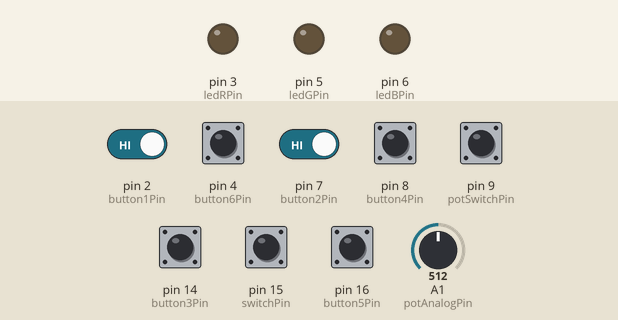
Bench run of a sketch on a simulated Arduino Leonardo, built with avr-gcc and run on an emulated ATmega32U4. Parts: output pins drawn as LEDs (lit = HIGH). Dashed ring = blinking. Inputs (shaded band) come from the test bench; at power-on: pin 2 (button1Pin), pin 4 (button6Pin), pin 7 (button2Pin), pin 8 (button4Pin), pin 9 (potSwitchPin), pin 14 (button3Pin), pin 15 (switchPin), pin 16 (button5Pin) HIGH, A1 (potAnalogPin) = 512. USB keyboard and mouse output is not drawn.

Above: at 1.2 s.
1.3 s: pin 2 (button1Pin) driven LOW and pin 7 (button2Pin) driven LOW
At 1.67 s:
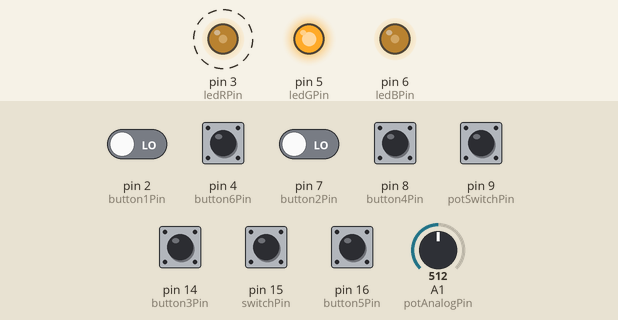
4.3 s: pin 2 (button1Pin) driven HIGH
At 4.9 s:
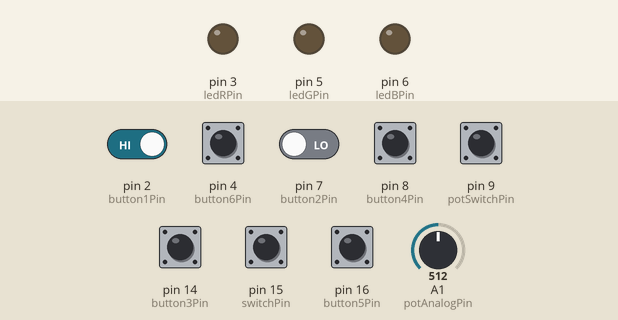
5.8 s: pin 2 (button1Pin) driven LOW
At 8.57 s:
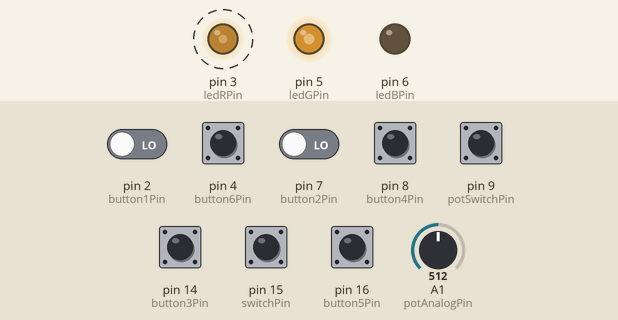
8.8 s: pin 7 (button2Pin) driven HIGH
At 9.8 s:
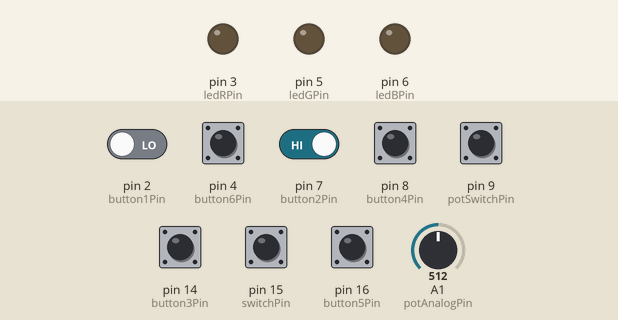
10.3 s: pin 7 (button2Pin) driven LOW
At 10.94 s:
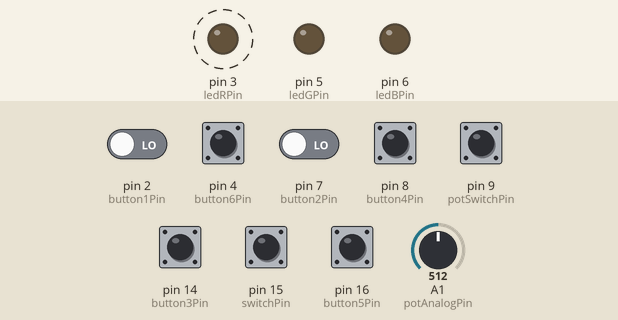
Timing chart, 0 to 14.3 s (numbered marks = the images above; inputs shaded):
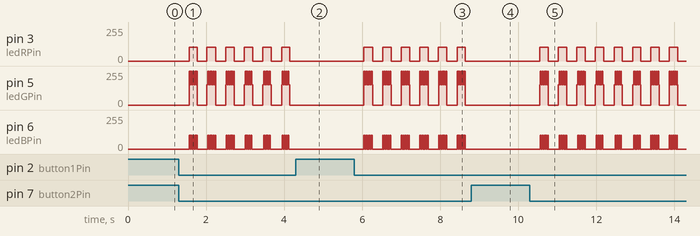

The sketch:

LEBLANC_CONTROLLER.ino
```cpp
#include <Joystick.h>
#include <Keyboard.h>

// Pins for the potentiometer/switch combo
#define potAnalogPin A1
#define potSwitchPin 9

/*
 * BUTTON DIAGRAM
 * +--------+
 * |  1  2  |
 * |  3  4  |
 * |  5  6  |
 * +--------+
 */
// Pins for the buttons
#define button1Pin 2
#define button2Pin 7
#define button3Pin 14
#define button4Pin 8
#define button5Pin 16
#define button6Pin 4

// Pins for the LED
#define ledRPin 3
#define ledGPin 5
#define ledBPin 6

// Pin for the 2 position switch
#define switchPin 15

void setup()
{
  pinMode(potAnalogPin, INPUT);
  pinMode(potSwitchPin, INPUT_PULLUP);
  pinMode(button1Pin, INPUT_PULLUP);
  pinMode(button2Pin, INPUT_PULLUP);
  pinMode(button3Pin, INPUT_PULLUP);
  pinMode(button4Pin, INPUT_PULLUP);
  pinMode(button5Pin, INPUT_PULLUP);
  pinMode(button6Pin, INPUT_PULLUP);
  pinMode(switchPin, INPUT_PULLUP);
  pinMode(ledRPin, OUTPUT);
  pinMode(ledGPin, OUTPUT);
  pinMode(ledBPin, OUTPUT);

  Serial.begin(9600);
  Joystick.begin();
  Keyboard.begin();
}

const int pinToButtonMap = potAnalogPin;

// Value used in 'temp()' to test and find the value for 'potMinMapVal'
int minPotVal = 1023;

// Potentiometer variables
int potAnalogVal, potMappedVal, potSwitchVal;
int potMinMapVal = 800;

// Button variables
int button1Val, button2Val, button3Val, button4Val, button5Val, button6Val;

// Switch variable
int switchVal;

// Party mode variables
bool isPartyMode, ledBState;
int triggerCount, ledCount;

void loop()
{
  // Read all the input pins
  potAnalogVal = analogRead(potAnalogPin);
  potSwitchVal = !digitalRead(potSwitchPin);
  button1Val   = !digitalRead(button1Pin);
  button2Val   = !digitalRead(button2Pin);
  button3Val   = !digitalRead(button3Pin);
  button4Val   = !digitalRead(button4Pin);
  button5Val   = !digitalRead(button5Pin);
  button6Val   = !digitalRead(button6Pin);
  switchVal    = !digitalRead(switchPin);


  /* Uncomment the next line to test and find the value for 'potMinMapVal' */
  // temp();

  // Code for the 'throttle' input on the controller
  if(potSwitchVal)
  {
    potMappedVal = map(potAnalogVal,1023,potMinMapVal,0,255);
  }
  else
  {
    if(potAnalogVal < 1023)
    {
      potMappedVal = 255;
    }
    else
    {
      potMappedVal = 0;
    }
  }
  Joystick.setThrottle(potMappedVal);

  /*
   * BUTTON DIAGRAM
   * +--------+
   * |  1  2  |
   * |  3  4  |
   * |  5  6  |
   * +--------+
   *
   * The controller has 32 buttons that can be pressed, indexed 0-31
   * e.g. to press the button shown as 20, you use 'Joystick.setButton(19, buttonXVal);'
   *
   * To send keyboard input from a button, you can just send it a character
   * e.g. 'writeWhenPressed(char, buttonXVal);'
   *
   * For standard characters on a keyboard, you use single quotes surounding one character
   * e.g. 'A', 'g', '9', '*'
   *
   * There are special keyboard modifiers that you can use as well
   * e.g. KEY_PAGE_UP, KEY_DOWN_ARROW, KEY_LEFT_SHIFT
   * For a full list of keyboard modifiers, check here: https://www.arduino.cc/reference/en/language/functions/usb/keyboard/keyboardmodifiers/
   *
   */
  // Code for the buttons
  if(switchVal)
  {
    /* Switch in the UP position */

    //   Send controller button input
    Joystick.setButton(12, button1Val);
    Joystick.setButton(13, button2Val);
    // Joystick.setButton(2, button3Val);
    Joystick.setButton(3, button4Val);
    Joystick.setButton(4, button5Val);
    Joystick.setButton(5, button6Val);

    //   Send keyboard input
    // writeKeyWhenPressed('A', button1Val);
    // writeKeyWhenPressed(KEY_PAGE_DOWN, button2Val);
    writeKeyWhenPressed(KEY_F4, button3Val);
    // writeKeyWhenPressed('a', button4Val);
    // writeKeyWhenPressed(KEY_CAPS_LOCK, button5Val);
    // writeKeyWhenPressed(KEY_DOWN_ARROW, button6Val);
  }
  else
  {
    /* Switch in the DOWN position */

    // Send controller button input
    Joystick.setButton(6, button1Val);
    Joystick.setButton(7, button2Val);
    Joystick.setButton(8, button3Val);
    Joystick.setButton(9, button4Val);
    Joystick.setButton(10, button5Val);
    Joystick.setButton(11, button6Val);

    //   Send keyboard input
    // writeKeyWhenPressed(KEY_PAGE_UP, button1Val);
    // writeKeyWhenPressed(KEY_PAGE_DOWN, button2Val);
    // writeKeyWhenPressed('A', button3Val);
    // writeKeyWhenPressed('a', button4Val);
    // writeKeyWhenPressed(KEY_CAPS_LOCK, button5Val);
    // writeKeyWhenPressed(KEY_DOWN_ARROW, button6Val);
  }

  // PARTY mode counter
  if(!switchVal && !potSwitchVal && button1Val && button2Val)
  {
    triggerCount++;
    if(triggerCount > 500)
    {
      isPartyMode = !isPartyMode;
      triggerCount = 0;
    }
  }
  else
  {
    triggerCount = 0;
  }

  if(isPartyMode)
  {
    /* What happens when we party mode */
    ledCount++;
    if(ledCount > 50)
    {
      if(ledBState)
      {
        rgbLED(102, 151, 0);
      }
      else
      {
        rgbLED(102, 255, 102);
      }
      ledBState = !ledBState;
      ledCount = 0;
    }
  }
  else
  {
    /* What happens when we DON'T party mode */
    rgbLED(0, 0, 0);
  }


}

// Set color for RGB LED
void rgbLED(int r, int g, int b)
{
  analogWrite(ledRPin, r);
  analogWrite(ledGPin, g);
  analogWrite(ledBPin, b);
}

// Function to press a key when a given button is pressed
void writeKeyWhenPressed(char key, int buttonVal)
{
  if(buttonVal)
  {
    Keyboard.press(key);
  }
  else
  {
    Keyboard.release(key);
  }
}

// Fucntion to print out the minimum value the potentiometer has recorded
void temp()
{
  if (potAnalogVal < minPotVal)
  {
    minPotVal = potAnalogVal;
  }
  Serial.println(minPotVal);
}
```

Measured:
- after the input at 1.3 s, pin 3 (ledRPin): alternates 102/255 for 0.22 s and 0/255 for 0.26 s, starting after 0.27 s
- after the input at 4.3 s, pin 3 (ledRPin), pin 5 (ledGPin), pin 6 (ledBPin): stops changing and stays 0/255
- after the input at 5.8 s, pin 3 (ledRPin): alternates 102/255 for 0.22 s and 0/255 for 0.26 s, starting after 0.24 s; pin 6 (ledBPin): 0/255 → 102/255 after 0.24 s, then repeats every 0.48 s: 4 × (0/255 0.02 s, 102/255 0.02 s), 0/255 0.27 s, 102/255 0.02 s
- after the input at 8.8 s, pin 3 (ledRPin), pin 5 (ledGPin), pin 6 (ledBPin): stops changing and stays 0/255
- after the input at 10.3 s, pin 3 (ledRPin): alternates 102/255 for 0.22 s and 0/255 for 0.25 s, starting after 0.25 s
